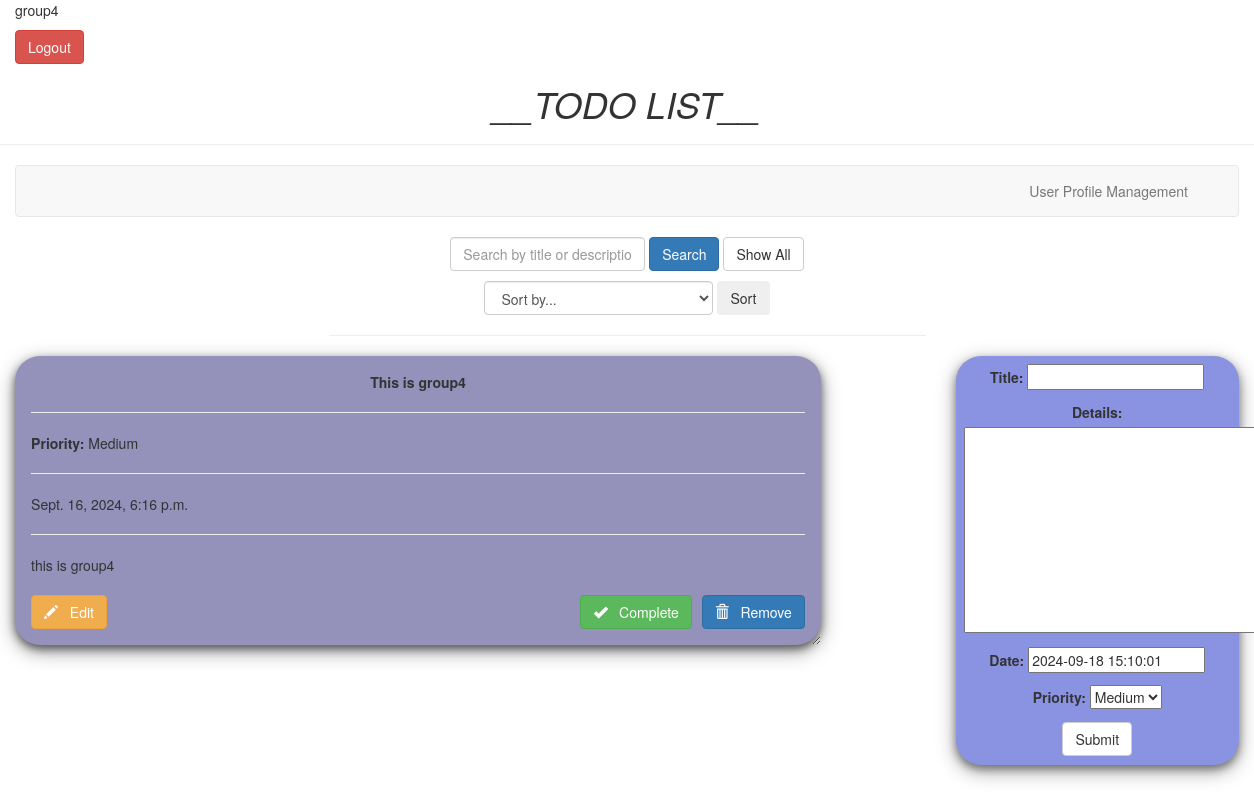
The app's page / (signed in), older data.
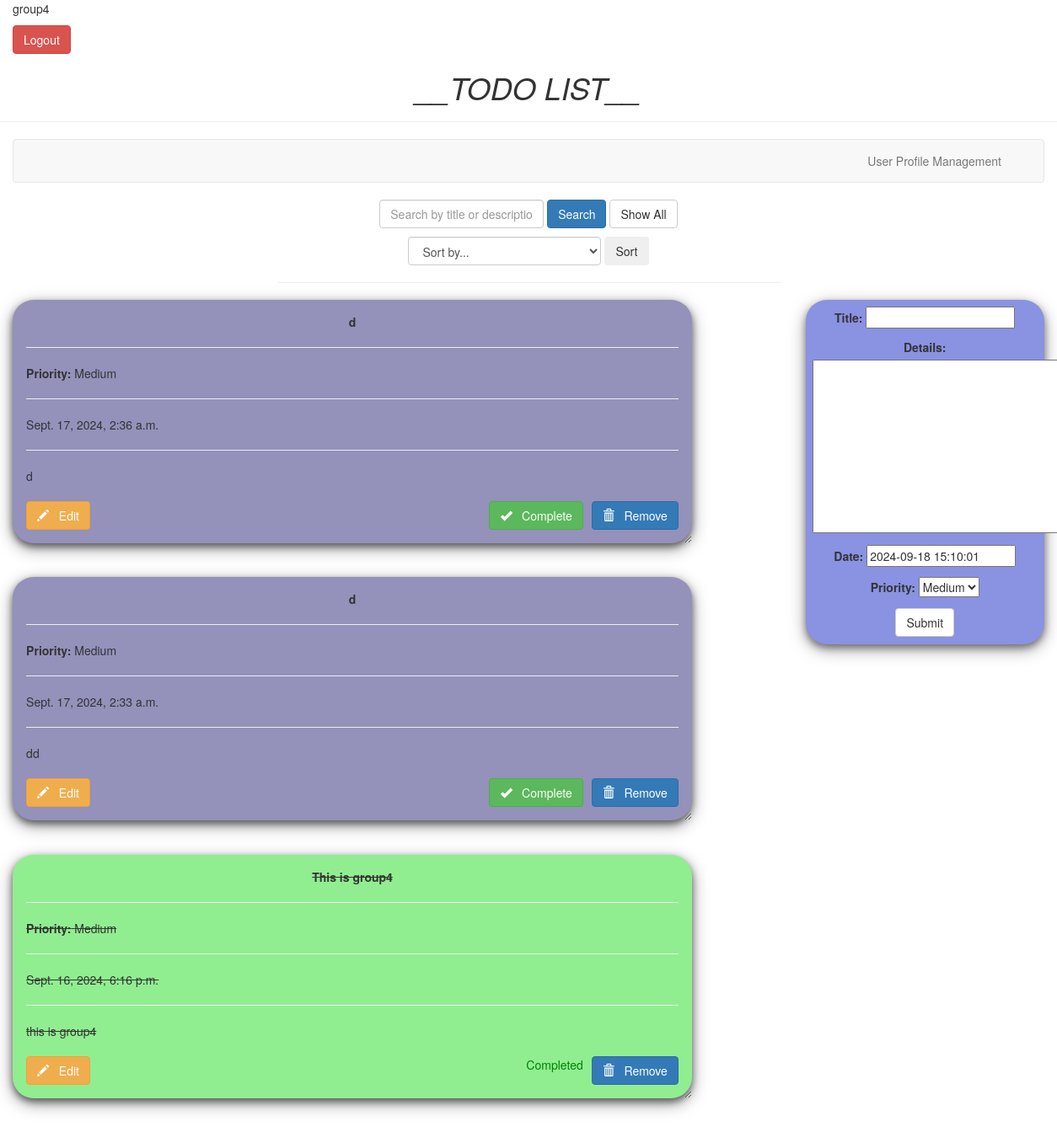
The same page, newer data.
### todo/models.py (models this page shows, shortened)
class Todo(models.Model):
    user = models.ForeignKey(User, on_delete=models.CASCADE, default=1)
    PRIORITY_CHOICES = [('Low', 'Low'), ('Medium', 'Medium'), ('High', 'High'),]
    title = models.CharField(max_length=100)
    details = models.TextField()
    date = models.DateTimeField(default=timezone.now)
    completed = models.BooleanField(default=False)
    priority = models.CharField(max_length=6, choices=PRIORITY_CHOICES, default='Medium')

### todo/views.py (the view)
# urls.py: path('', views.index, name="todo"),
@login_required
def index(request):
    query = request.GET.get('q', None)
    sort_by = request.GET.get('sort_by', None)
    item_list = Todo.objects.filter(user=request.user)
    if query:
        item_list = item_list.filter(Q(title__icontains=query) | Q(details__icontains=query))
    if sort_by == 'priority':
        priority_order = {'High': 1, 'Medium': 2, 'Low': 3}
        item_list = sorted(item_list, key=lambda x: priority_order[x.priority])
    elif sort_by == 'date':
        item_list = item_list.order_by('date')
    else:
        item_list = item_list.order_by('-date')
    if request.method == "POST":
        form = TodoForm(request.POST)
        if form.is_valid():
            todo_item = form.save(commit=False)
            todo_item.user = request.user
            todo_item.save()
            return redirect('todo')
    else:
        form = TodoForm()
    page = {
        "forms": form,
        "list": item_list,
        "title": "TODO LIST",
    }
    return render(request, 'todo/index.html', page)

### todo/forms.py
class TodoForm(forms.ModelForm):
    class Meta:
        model = Todo
        fields = ['title', 'details', 'date', 'priority']

### todo/templates/todo/index.html (shortened to what this page needs)
<!DOCTYPE html>
<html lang="en" dir="ltr">
<head>
  {% load static %}
  <link rel="stylesheet" href="https://maxcdn.bootstrapcdn.com/bootstrap/3.3.7/css/bootstrap.min.css">
</head>
<body class="container-fluid">
</head>
<body class="container-fluid">
  {% if request.user.is_authenticated %}
  <p>{{request.user}}</p>
  <form action="{% url 'logout' %}" method="POST" style="display: inline;">
    <button type="submit" class="btn btn-danger">Logout</button>
  </form>
  {% else %}
  <a href="{% url 'login' %}" class="btn btn-primary">Login</a>
  {% endif %}
  <center class="row">
    <h1><i>__TODO LIST__</i></h1>
    <hr />
  </center>
  <nav class="navbar navbar-default">
    <div class="container-fluid">
      <div class="navbar-header">
        <a class="navbar-brand" href="#"></a>
      </div>
      <ul class="nav navbar-nav navbar-right">
        <li><a href="#" data-toggle="modal" data-target="#profileModal">User Profile Management</a></li>
      </ul>
    </div>
  </nav>
  <div class="row">
    <div class="col-md-6 col-md-offset-3">
      <form method="GET" action="{% url 'todo' %}" class="form-inline text-center">
        <div class="form-group">
          <input type="text" name="q" class="form-control" placeholder="Search by title or description..." value="{{ request.GET.q }}">
          <button type="submit" class="btn btn-primary">Search</button>
        </div>
        <a href="{% url 'todo' %}" class="btn btn-default">Show All</a>
      </form>
    </div>
  </div>
  <div class="row">
    <div class="col-md-6 col-md-offset-3">
      <form method="GET" action="{% url 'todo' %}" class="form-inline text-center" style="margin-top: 10px;">
        <div class="form-group">
          <select name="sort_by" class="form-control">
            <option value="">Sort by...</option>
          </select>
          <button type="submit" class="btn btn-secondary">Sort</button>
        </div>
      </form>
      <hr>
    </div>
  </div>
  <div class="row">
    <div class="col-md-8">
      {% if list %}
      {% for i in list %}
      <div class="card {% if i.completed %}completed{% endif %}">
        <center><b>{{ i.title }}</b></center>
        <hr />
        <strong>Priority:</strong> {{ i.priority }}
        <hr />
        {{ i.date }}
        <hr />
        {{ i.details }}
        <br />
        <br />
        <form action="/edit/{{ i.id }}" method="GET" style="float: left; padding-right: 10px;">
          <button type="submit" class="btn btn-warning">
            <span class="glyphicon glyphicon-pencil"></span> &nbsp; Edit
          </button>
        </form>
        <button class="btn btn-primary" style="float: right;" data-toggle="modal" data-target="#deleteModal{{ i.id }}">
          <span class="glyphicon glyphicon-trash"></span> &nbsp; Remove
        </button>
        {% if not i.completed %}
        <form action="/complete/{{ i.id }}/" method="POST" style="float: right; margin-right: 10px;">
          <button type="submit" class="btn btn-success">
            <span class="glyphicon glyphicon-ok"></span> &nbsp; Complete
          </button>
        </form>
        {% else %}
        <p style="color: green; float: right; margin-right: 10px;">Completed</p>
        {% endif %}
      </div>
      {% endfor %}
      {% else %}
      <p>No tasks found matching your search.</p>
      {% endif %}
    </div>
    <div class="col-md-1"> </div>
    <div class="col-md-3">
      <div class="submit_form">
        <form method="POST">
          {{ forms.as_p }}
          <center>
            <input type="submit" class="btn btn-default" value="Submit" />
          </center>
        </form>
      </div>
    </div>
  </div>
</body>
</html>

### todo/templates/todo/index.html (style rules this page uses)
.card { box-shadow: 0 4px 8px 0 rgba(0, 0, 0, 0.5), 0 6px 20px 0 rgba(0, 0, 0, 0.39); background: rgb(148, 145, 187); margin-bottom: 5%; border-radius: 25px; padding: 2%; overflow: auto; resize: both; text-overflow: ellipsis; }
.submit_form { text-align: center; padding: 3%; background: rgb(138, 146, 226); border-radius: 25px; box-shadow: 0 4px 8px 0 rgba(0, 0, 0, 0.4), 0 6px 20px 0 rgba(0, 0, 0, 0.36); }
.completed { background-color: lightgreen; text-decoration: line-through; }
.navbar-right { margin-right: 20px; }

Row changes from the older to the newer data that the page shows:
added Todo: title "d", priority "Medium", date "Sept. 17, 2024, 2:36 a.m.", details "d"
added Todo: title "d", priority "Medium", date "Sept. 17, 2024, 2:33 a.m.", details "dd"
changed Todo "This is group4": completed "Complete" → "Completed"
